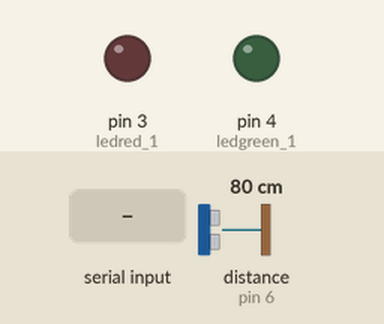
Recording of a sketch running on a simulated Arduino Uno, built with avr-gcc and run on an emulated ATmega328P. On the bench: output pins drawn as LEDs (lit = HIGH). Wiring (inferred from the names in the program): ultrasonic range finder: trigger pin 7; echo pin 6. Inputs (shaded band) come from the test bench; at power-on: distance to the obstacle (sensor on pin 6) 80 cm. The echo pulse lasts 58.3 µs per cm; pins used as bus, display or sensor lines are not drawn; what the sketch prints to the serial monitor is not drawn.

Above: at 1.2 s.
1.3 s: "C" received over Serial
At 2.5 s:
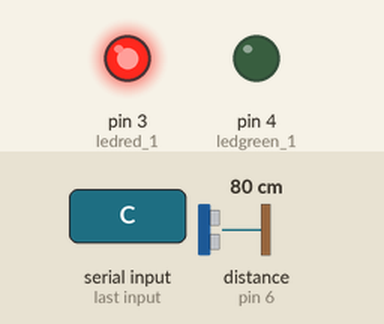
2.8 s: "D" received over Serial
At 3.8 s:
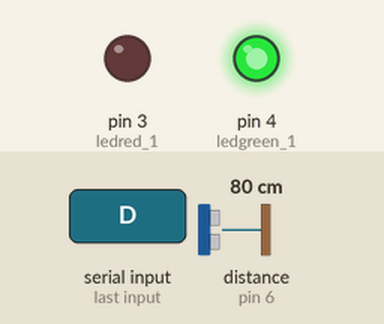
Timing chart, 0 to 5.8 s (numbered marks = the images above; inputs shaded):
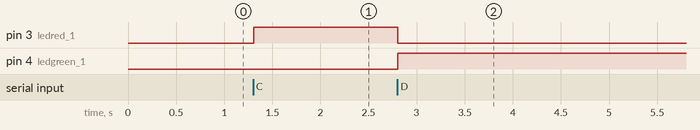

Measured:
- after the input at 1.3 s, pin 3 (ledred_1): LOW → HIGH at once
- after the input at 2.8 s, pin 3 (ledred_1): HIGH → LOW at once; pin 4 (ledgreen_1): LOW → HIGH at once

The sketch:

Bend_1.ino
```cpp
#include "nRF24L01.h" //NRF24L01 library created by TMRh20 https://github.com/TMRh20/RF24
#include "RF24.h"
#include "SPI.h"

const int trigPin_1 = 7; //trig pin connection
const int echoPin_1 = 6;  //echopin connection
int ledred_1 = 3;
int ledgreen_1 = 4;
long duration_1;
int distanceCm_1;
char Incoming_value = 0;


void setup() {      // setup perameter
  pinMode(trigPin_1, OUTPUT);
  pinMode(echoPin_1, INPUT);
  pinMode(ledred_1,OUTPUT);
  pinMode(ledgreen_1,OUTPUT);
  Serial.begin(9600);
}

void loop() {   // loop of flow program
  digitalWrite(trigPin_1, LOW);
  delayMicroseconds(2);
  digitalWrite(trigPin_1, HIGH);
  delayMicroseconds(10);
  digitalWrite(trigPin_1, LOW);
  duration_1 = pulseIn(echoPin_1, HIGH);
  distanceCm_1= duration_1/29/2;
  if(distanceCm_1<=500){
    Serial.write('A');
  }
  else{
    Serial.write('B');
  }
   Incoming_value = Serial.read();

  if(Incoming_value == 'C'){
    digitalWrite(ledred_1, HIGH);
    digitalWrite(ledgreen_1 ,LOW);
    }
  else if(Incoming_value == 'D'){
    digitalWrite(ledgreen_1 ,HIGH);
    digitalWrite(ledred_1 ,LOW);
    }
}
```
